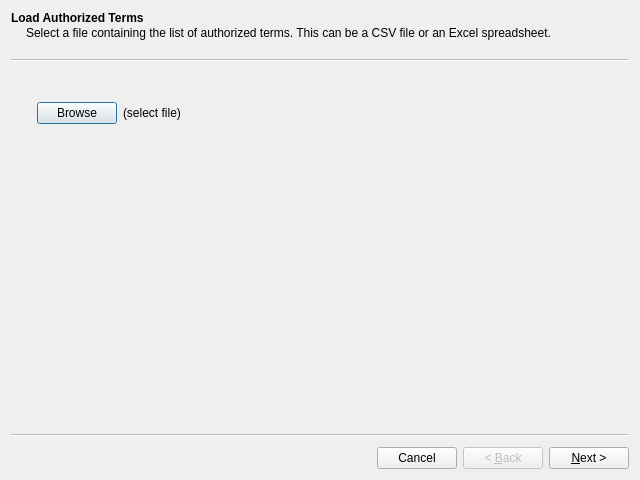
<?xml version="1.0" encoding="UTF-8"?>
<ui version="4.0">
 <class>Wizard</class>
 <widget class="QWizard" name="Wizard">
  <property name="geometry">
   <rect>
    <x>0</x>
    <y>0</y>
    <width>640</width>
    <height>480</height>
   </rect>
  </property>
  <property name="windowTitle">
   <string>Load and Run</string>
  </property>
  <property name="options">
   <set>QWizard::CancelButtonOnLeft</set>
  </property>
  <widget class="QWizardPage" name="wizardPage1">
   <property name="title">
    <string>Load Authorized Terms</string>
   </property>
   <property name="subTitle">
    <string>Select a file containing the list of authorized terms. This can be a CSV file or an Excel spreadsheet.</string>
   </property>
   <widget class="QWidget" name="layoutWidget">
    <property name="geometry">
     <rect>
      <x>20</x>
      <y>30</y>
      <width>164</width>
      <height>32</height>
     </rect>
    </property>
    <layout class="QHBoxLayout" name="horizontalLayout">
     <item>
      <widget class="QPushButton" name="pushButton">
       <property name="text">
        <string>Browse</string>
       </property>
      </widget>
     </item>
     <item>
      <widget class="QLabel" name="label">
       <property name="text">
        <string>(select file)</string>
       </property>
      </widget>
     </item>
    </layout>
   </widget>
  </widget>
  <widget class="QWizardPage" name="wizardPage2">
   <property name="sizePolicy">
    <sizepolicy hsizetype="Preferred" vsizetype="Minimum">
     <horstretch>0</horstretch>
     <verstretch>0</verstretch>
    </sizepolicy>
   </property>
   <property name="title">
    <string>Load Non-Standard Terms</string>
   </property>
   <property name="subTitle">
    <string>Select a file containing the list of non-standard terms. This can be a CSV file or an Excel spreadsheet.</string>
   </property>
   <widget class="QWidget" name="layoutWidget">
    <property name="geometry">
     <rect>
      <x>20</x>
      <y>30</y>
      <width>164</width>
      <height>32</height>
     </rect>
    </property>
    <layout class="QHBoxLayout" name="horizontalLayout_2">
     <item>
      <widget class="QPushButton" name="pushButton_2">
       <property name="text">
        <string>Browse</string>
       </property>
      </widget>
     </item>
     <item>
      <widget class="QLabel" name="label_2">
       <property name="text">
        <string>(select file)</string>
       </property>
      </widget>
     </item>
    </layout>
   </widget>
  </widget>
  <widget class="QWizardPage" name="wizardPage3">
   <property name="sizePolicy">
    <sizepolicy hsizetype="Preferred" vsizetype="MinimumExpanding">
     <horstretch>0</horstretch>
     <verstretch>0</verstretch>
    </sizepolicy>
   </property>
   <property name="title">
    <string>Run Matching</string>
   </property>
   <widget class="QCheckBox" name="display_similarity">
    <property name="geometry">
     <rect>
      <x>30</x>
      <y>350</y>
      <width>344</width>
      <height>20</height>
     </rect>
    </property>
    <property name="text">
     <string>Display similarity measures in matched authority list</string>
    </property>
    <property name="checked">
     <bool>true</bool>
    </property>
   </widget>
   <widget class="QLabel" name="label_3">
    <property name="geometry">
     <rect>
      <x>30</x>
      <y>10</y>
      <width>341</width>
      <height>91</height>
     </rect>
    </property>
    <property name="text">
     <string>Select the text similarity matching algorithm to run. The numerical values in the boxes are the similarity measure values at which matces will be auto-filled. No matches are discarded, and can be manually inserted later.</string>
    </property>
    <property name="alignment">
     <set>Qt::AlignLeading|Qt::AlignLeft|Qt::AlignTop</set>
    </property>
    <property name="wordWrap">
     <bool>true</bool>
    </property>
   </widget>
   <widget class="QWidget" name="">
    <property name="geometry">
     <rect>
      <x>30</x>
      <y>110</y>
      <width>337</width>
      <height>192</height>
     </rect>
    </property>
    <layout class="QVBoxLayout" name="verticalLayout">
     <item>
      <layout class="QHBoxLayout" name="horizontalLayout_3">
       <item>
        <widget class="QRadioButton" name="lev_rb">
         <property name="text">
          <string>Levenshtein Distance</string>
         </property>
         <property name="checked">
          <bool>true</bool>
         </property>
        </widget>
       </item>
       <item>
        <widget class="QSpinBox" name="lev_cutoff">
         <property name="maximumSize">
          <size>
           <width>100</width>
           <height>16777215</height>
          </size>
         </property>
        </widget>
       </item>
      </layout>
     </item>
     <item>
      <layout class="QHBoxLayout" name="horizontalLayout_4">
       <item>
        <widget class="QRadioButton" name="damlev_rb">
         <property name="text">
          <string>Damerau-Levenshtein Distance</string>
         </property>
        </widget>
       </item>
       <item>
        <widget class="QSpinBox" name="damlev_cutoff">
         <property name="maximumSize">
          <size>
           <width>100</width>
           <height>16777215</height>
          </size>
         </property>
        </widget>
       </item>
      </layout>
     </item>
     <item>
      <layout class="QHBoxLayout" name="horizontalLayout_5">
       <item>
        <widget class="QRadioButton" name="jaro_rb">
         <property name="text">
          <string>Jaro Distance</string>
         </property>
        </widget>
       </item>
       <item>
        <widget class="QDoubleSpinBox" name="jaro_cutoff">
         <property name="maximumSize">
          <size>
           <width>100</width>
           <height>16777215</height>
          </size>
         </property>
         <property name="decimals">
          <number>3</number>
         </property>
         <property name="maximum">
          <double>1.000000000000000</double>
         </property>
         <property name="singleStep">
          <double>0.050000000000000</double>
         </property>
        </widget>
       </item>
      </layout>
     </item>
     <item>
      <layout class="QHBoxLayout" name="horizontalLayout_6">
       <item>
        <widget class="QRadioButton" name="jarowink_rb">
         <property name="text">
          <string>Jaro-Winkler Distance</string>
         </property>
         <property name="checked">
          <bool>false</bool>
         </property>
        </widget>
       </item>
       <item>
        <widget class="QDoubleSpinBox" name="jarowink_cutoff">
         <property name="maximumSize">
          <size>
           <width>100</width>
           <height>16777215</height>
          </size>
         </property>
         <property name="decimals">
          <number>3</number>
         </property>
         <property name="maximum">
          <double>1.000000000000000</double>
         </property>
         <property name="singleStep">
          <double>0.050000000000000</double>
         </property>
        </widget>
       </item>
      </layout>
     </item>
     <item>
      <layout class="QHBoxLayout" name="horizontalLayout_7">
       <item>
        <widget class="QRadioButton" name="mrac_rb">
         <property name="enabled">
          <bool>false</bool>
         </property>
         <property name="text">
          <string>Match Rating Approach Comparison</string>
         </property>
        </widget>
       </item>
       <item>
        <widget class="QDoubleSpinBox" name="mrac_cutoff">
         <property name="maximumSize">
          <size>
           <width>100</width>
           <height>16777215</height>
          </size>
         </property>
         <property name="decimals">
          <number>3</number>
         </property>
         <property name="singleStep">
          <double>0.100000000000000</double>
         </property>
        </widget>
       </item>
      </layout>
     </item>
    </layout>
   </widget>
  </widget>
 </widget>
 <resources/>
 <connections/>
</ui>
